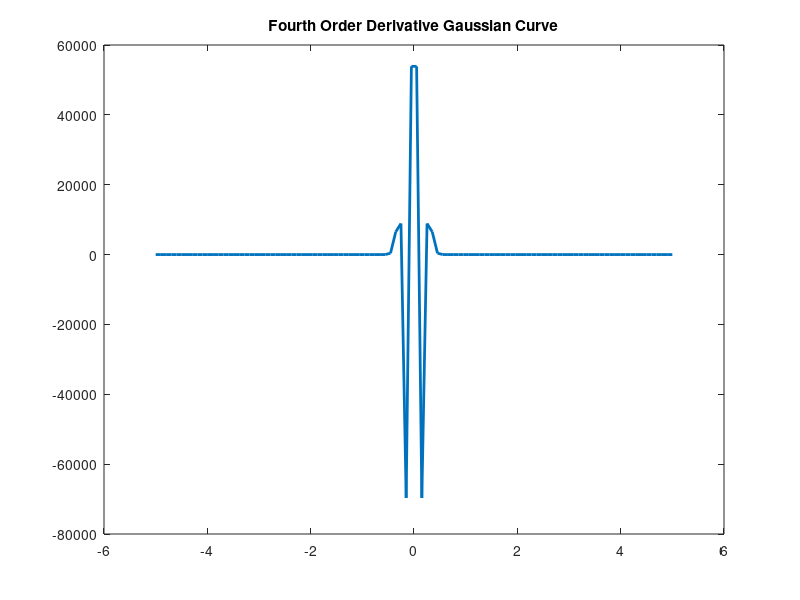

Write MATLAB code to recreate this figure.
% Parameters of Gaussian curve
mu = 0;
sigma = 0.1; 

% Generate x value
x = linspace(-5,5,100);

% Gaussian curve
y = exp( -(((x - mu).^2) / (2*(sigma.^2))) )/(sigma*sqrt(2*pi));

% Derivative 1 of Gaussian curve
y1 = -((x-mu).*y) / (sigma^2);

% Derivative 2 of Gaussian curve
y2 = (-x.*y1 - y + mu.*y1)/(sigma.^2);

% Derivate 3 of Gaussian curve
y3 = (-x.*y2 - 2*y1 + mu.*y2)/(sigma.^2);

% Derivative 4 of Gaussian curve
y4 = (-x.*y3 - 3*y2 + mu.*y3)/(sigma.^2);

% Plot
figure;
plot(x,y4,'LineWidth',2);
title('Fourth Order Derivative Gaussian Curve');


